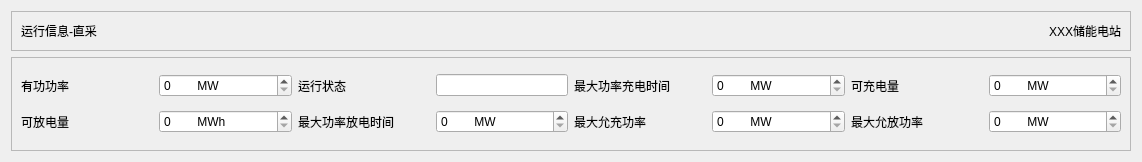
<?xml version="1.0" encoding="UTF-8"?>
<ui version="4.0">
 <class>RuningMessage</class>
 <widget class="QWidget" name="RuningMessage">
  <property name="geometry">
   <rect>
    <x>0</x>
    <y>0</y>
    <width>1142</width>
    <height>162</height>
   </rect>
  </property>
  <property name="windowTitle">
   <string>Form</string>
  </property>
  <property name="k1" stdset="0">
   <bool>true</bool>
  </property>
  <layout class="QVBoxLayout" name="verticalLayout" stretch="0,1">
   <item>
    <widget class="QFrame" name="frame">
     <property name="frameShape">
      <enum>QFrame::StyledPanel</enum>
     </property>
     <property name="frameShadow">
      <enum>QFrame::Raised</enum>
     </property>
     <property name="k1" stdset="0">
      <bool>true</bool>
     </property>
     <layout class="QGridLayout" name="gridLayout">
      <item row="0" column="0">
       <layout class="QHBoxLayout" name="horizontalLayout">
        <item>
         <widget class="QLabel" name="label">
          <property name="text">
           <string>运行信息-直采</string>
          </property>
          <property name="k1" stdset="0">
           <bool>true</bool>
          </property>
         </widget>
        </item>
        <item>
         <spacer name="horizontalSpacer">
          <property name="orientation">
           <enum>Qt::Horizontal</enum>
          </property>
          <property name="sizeHint" stdset="0">
           <size>
            <width>40</width>
            <height>20</height>
           </size>
          </property>
         </spacer>
        </item>
        <item>
         <widget class="QLabel" name="label_2">
          <property name="text">
           <string>XXX储能电站</string>
          </property>
          <property name="k1" stdset="0">
           <bool>true</bool>
          </property>
         </widget>
        </item>
       </layout>
      </item>
     </layout>
    </widget>
   </item>
   <item>
    <widget class="QFrame" name="frame_2">
     <property name="frameShape">
      <enum>QFrame::StyledPanel</enum>
     </property>
     <property name="frameShadow">
      <enum>QFrame::Raised</enum>
     </property>
     <property name="k2" stdset="0">
      <bool>true</bool>
     </property>
     <layout class="QGridLayout" name="gridLayout_2">
      <item row="1" column="0">
       <layout class="QHBoxLayout" name="horizontalLayout_3">
        <item>
         <widget class="QLabel" name="label_9">
          <property name="minimumSize">
           <size>
            <width>100</width>
            <height>0</height>
           </size>
          </property>
          <property name="text">
           <string>可放电量</string>
          </property>
         </widget>
        </item>
        <item>
         <widget class="QSpinBox" name="spinBox_5">
          <property name="styleSheet">
           <string notr="true"/>
          </property>
          <property name="suffix">
           <string>        MWh</string>
          </property>
         </widget>
        </item>
        <item>
         <widget class="QLabel" name="label_10">
          <property name="minimumSize">
           <size>
            <width>100</width>
            <height>0</height>
           </size>
          </property>
          <property name="text">
           <string>最大功率放电时间</string>
          </property>
         </widget>
        </item>
        <item>
         <widget class="QSpinBox" name="spinBox_6">
          <property name="styleSheet">
           <string notr="true"/>
          </property>
          <property name="suffix">
           <string>        MW</string>
          </property>
         </widget>
        </item>
        <item>
         <widget class="QLabel" name="label_8">
          <property name="minimumSize">
           <size>
            <width>100</width>
            <height>0</height>
           </size>
          </property>
          <property name="text">
           <string>最大允充功率</string>
          </property>
         </widget>
        </item>
        <item>
         <widget class="QSpinBox" name="spinBox_7">
          <property name="styleSheet">
           <string notr="true"/>
          </property>
          <property name="suffix">
           <string>        MW</string>
          </property>
         </widget>
        </item>
        <item>
         <widget class="QLabel" name="label_7">
          <property name="minimumSize">
           <size>
            <width>100</width>
            <height>0</height>
           </size>
          </property>
          <property name="text">
           <string>最大允放功率</string>
          </property>
         </widget>
        </item>
        <item>
         <widget class="QSpinBox" name="spinBox_8">
          <property name="styleSheet">
           <string notr="true"/>
          </property>
          <property name="suffix">
           <string>        MW</string>
          </property>
         </widget>
        </item>
       </layout>
      </item>
      <item row="0" column="0">
       <layout class="QHBoxLayout" name="horizontalLayout_2">
        <item>
         <widget class="QLabel" name="label_3">
          <property name="minimumSize">
           <size>
            <width>100</width>
            <height>0</height>
           </size>
          </property>
          <property name="text">
           <string>有功功率</string>
          </property>
         </widget>
        </item>
        <item>
         <widget class="QSpinBox" name="spinBox">
          <property name="styleSheet">
           <string notr="true"/>
          </property>
          <property name="frame">
           <bool>true</bool>
          </property>
          <property name="suffix">
           <string>        MW</string>
          </property>
         </widget>
        </item>
        <item>
         <widget class="QLabel" name="label_4">
          <property name="minimumSize">
           <size>
            <width>100</width>
            <height>0</height>
           </size>
          </property>
          <property name="text">
           <string>运行状态</string>
          </property>
         </widget>
        </item>
        <item>
         <widget class="QLineEdit" name="lineEdit">
          <property name="sizePolicy">
           <sizepolicy hsizetype="Minimum" vsizetype="Fixed">
            <horstretch>0</horstretch>
            <verstretch>0</verstretch>
           </sizepolicy>
          </property>
         </widget>
        </item>
        <item>
         <widget class="QLabel" name="label_5">
          <property name="minimumSize">
           <size>
            <width>100</width>
            <height>0</height>
           </size>
          </property>
          <property name="text">
           <string>最大功率充电时间</string>
          </property>
         </widget>
        </item>
        <item>
         <widget class="QSpinBox" name="spinBox_3">
          <property name="styleSheet">
           <string notr="true"/>
          </property>
          <property name="suffix">
           <string>        MW</string>
          </property>
         </widget>
        </item>
        <item>
         <widget class="QLabel" name="label_6">
          <property name="minimumSize">
           <size>
            <width>100</width>
            <height>0</height>
           </size>
          </property>
          <property name="text">
           <string>可充电量</string>
          </property>
         </widget>
        </item>
        <item>
         <widget class="QSpinBox" name="spinBox_4">
          <property name="styleSheet">
           <string notr="true"/>
          </property>
          <property name="suffix">
           <string>        MW</string>
          </property>
         </widget>
        </item>
       </layout>
      </item>
     </layout>
    </widget>
   </item>
  </layout>
 </widget>
 <resources/>
 <connections/>
</ui>
